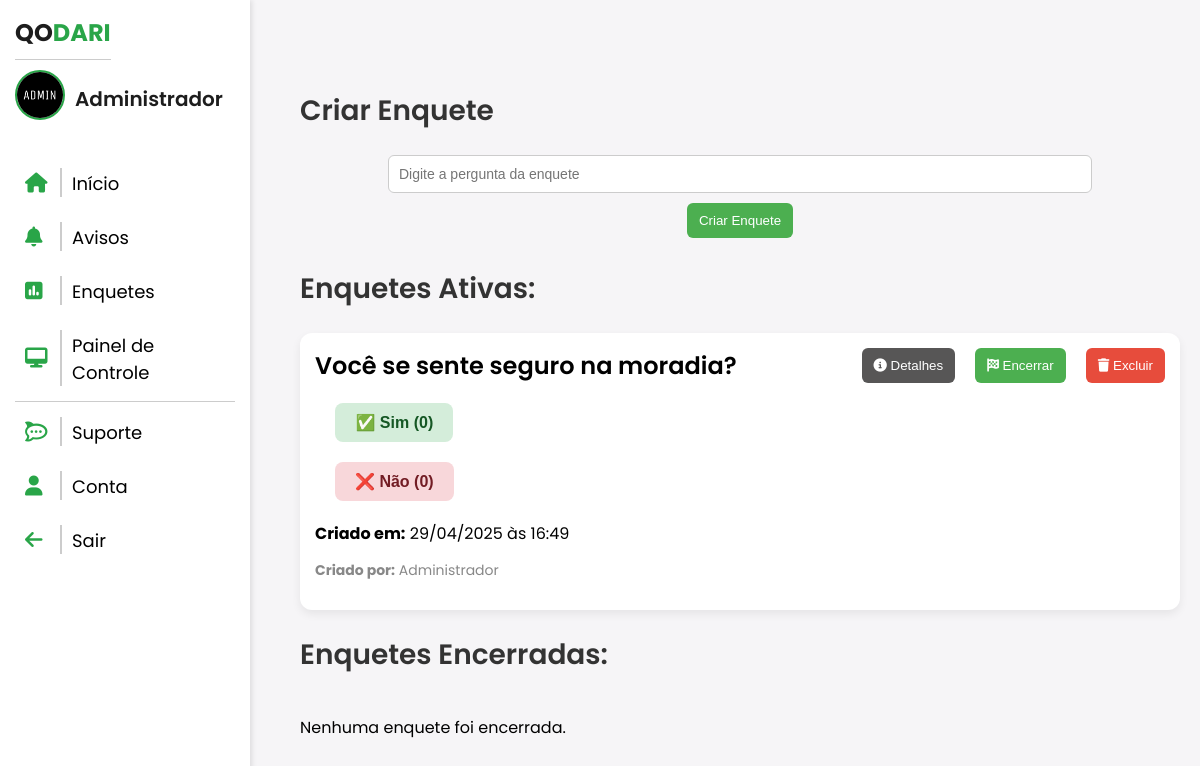
Page /enquetes/ (signed in) on the earlier database version.
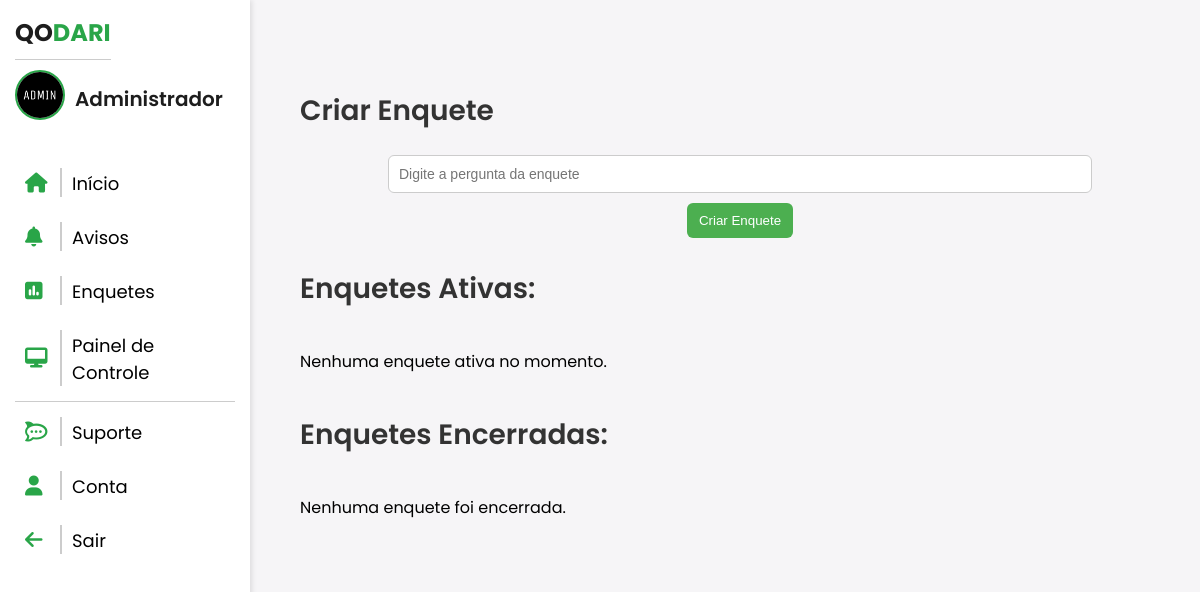
Same page on the later database version.
### AppMoradia/models.py (models this page shows, shortened)
class CustomUser(AbstractUser):
     foto = models.ImageField(
        upload_to='fotos_perfil/',
        blank=True,
        null=True,
        default='fotos_perfil/default.png'
      )
     tipo = (
         ('VISITANTE','Visitante'),
         ('RESIDENTE','Residente'),
         ('SÍNDICO','Síndico'),
         ('COORDENADOR','Coordenador')
     )
     tipo = models.CharField(max_length=100, choices=tipo, default='VISITANTE')
     telefone = models.CharField(
        max_length=11,
        blank=True,
        null=True
    )

class Enquete(models.Model):
    STATUS_CHOICES = [
        ('ATIVA', 'Ativa'),
        ('ENCERRADA', 'Encerrada'),
    ]
    pergunta = models.CharField(max_length=255)
    criado_por = models.ForeignKey(settings.AUTH_USER_MODEL, on_delete=models.CASCADE)
    data_criacao = models.DateTimeField(auto_now_add=True)
    data_encerramento = models.DateTimeField(null=True, blank=True)
    status = models.CharField(max_length=10,choices=STATUS_CHOICES,default='ATIVA')

### AppMoradia/views.py (the view)
# urls.py: path('enquetes/', views.enquetes, name='enquetes'),
@login_required
def enquetes(request):
    enquetes_ativas = Enquete.objects.filter(status='ATIVA').order_by('-data_criacao')
    enquetes_encerradas = Enquete.objects.filter(status='ENCERRADA').order_by('-data_criacao')
    usuario = request.user
    for enquete in enquetes_ativas:
        enquete.votos_sim = enquete.votos.filter(escolha='SIM').count()
        enquete.votos_nao = enquete.votos.filter(escolha='NÇŸO').count()
        enquete.usuarios_sim = enquete.votos.filter(escolha='SIM').select_related('usuario')
        enquete.usuarios_nao = enquete.votos.filter(escolha='NÇŸO').select_related('usuario')
    for enquete in enquetes_encerradas:
        enquete.votos_sim = enquete.votos.filter(escolha='SIM').count()
        enquete.votos_nao = enquete.votos.filter(escolha='NÇŸO').count()
    return render(request, 'enquetes.html', {
        'enquetes_ativas': enquetes_ativas,
        'enquetes_encerradas': enquetes_encerradas,
        'usuario': usuario,
    })

### AppMoradia/templates/enquetes.html (shortened to what this page needs)
{% extends 'sidebar-sistema.html' %}
{% load static %}
    {% block content %}
    <div class="dashboard">
        {% if user.tipo == 'COORDENADOR' or user.tipo == 'SÍNDICO' %}
        <h2 class="dashboard-title">Criar Enquete</h2>
        <div class="form-adicionar-evento">
            <form method="post" action="{% url 'criar_enquete' %}">
                <input type="text" name="pergunta" placeholder="Digite a pergunta da enquete" required class="input-evento">
                <button type="submit" class="btn-adicionar">Criar Enquete</button>
            </form>
        </div>
        {% endif %}
        <h2 class="dashboard-title">Enquetes Ativas:</h2>
        <div class="lista-eventos">
            {% for enquete in enquetes_ativas %}
            <div class="card-evento">
                <div class="header-evento">
                    <h3 class="titulo-evento">{{ enquete.pergunta }}</h3>
                    <div class="div-options">
                        {% if enquete.status == 'ATIVA' and user.tipo == 'COORDENADOR' or user.tipo == 'SÍNDICO' and enquete.criado_por == user %}
                        <button class="btn-detalhes" onclick="abrirModalDetalhes(event, this)" data-id="{{ enquete.id }}"><i class="fa-solid fa-info-circle"></i> Detalhes</button>
                        <form method="post" action="{% url 'encerrar_enquete' enquete.id %}" onsubmit="return confirm('Tem certeza que deseja encerrar esta enquete?');">
                            <button type="submit" class="btn-encerrar"><i class="fa-solid fa-flag-checkered"></i> Encerrar</button>
                        </form>
                        {% endif %}
                        {% if user.tipo == 'COORDENADOR' or user.tipo == 'SÍNDICO' and enquete.criado_por == user %}
                        <form class="form-event" method="post" action="{% url 'excluir_enquete' enquete.id %}" onsubmit="return confirm('Tem certeza que deseja excluir esta enquete?');">
                            <button style="width: 100%;" type="submit" class="btn-deleteEnq"><i class="fa-solid fa-trash"></i> Excluir</button>
                        </form>
                        {% endif %}
                    </div>
                </div>
                <div class="info-evento">
                    <div class="votacao">
                        <form method="post" action="{% url 'votar_enquete' enquete.id %}">
                            <button type="submit" name="escolha" value="SIM" class="btn-voto btn-sim">✅ Sim ({{ enquete.votos_sim }})</button>
                            <button type="submit" name="escolha" value="NÃO" class="btn-voto btn-nao">❌ Não ({{ enquete.votos_nao }})</button>
                        </form>
                    </div>
                    <p><strong>Criado em:</strong> {{ enquete.data_criacao|date:"d/m/Y" }} às {{ enquete.data_criacao|date:"H:i" }}</p>
                </div>
                <p class="autor-evento"><strong>Criado por:</strong> {{ enquete.criado_por.first_name }}</p>
            </div>
            {% empty %}
            <p>Nenhuma enquete ativa no momento.</p>
            {% endfor %}
        </div>
        <h2 class="dashboard-title">Enquetes Encerradas:</h2>
<div class="lista-eventos">
    {% for enquete in enquetes_encerradas %}
    <div class="card-evento encerrada">
        <div class="header-evento">
            <h3 class="titulo-evento">{{ enquete.pergunta }}</h3>
            {% if user.tipo == 'COORDENADOR' or user.tipo == 'SÍNDICO' and enquete.criado_por == user %}
            <div style="display: flex; gap: 20px;">
                        <button class="btn-detalhes" onclick="abrirModalDetalhes(event, this)" data-id="{{ enquete.id }}"><i class="fa-solid fa-info-circle"></i> Detalhes</button>
                        <form class="form-event" method="post" action="{% url 'excluir_enquete' enquete.id %}" onsubmit="return confirm('Tem certeza que deseja excluir esta enquete?');">
                            {% csrf_token %}
                            <button style="width: 100%;" type="submit" class="btn-deleteEnq"><i class="fa-solid fa-trash"></i> Excluir</button>
                        </form>
            </div>
                        {% endif %}
        </div>
        <div class="info-evento">
            <p><strong>Quantidade de votos:</strong><br>
                <span>Sim: </span>({{ enquete.votos_sim }} <span>votos</span>)  <br>
                <span>Não: </span>({{ enquete.votos_nao }} <span>votos</span>)
            </p>
            <p><strong>Criado em:</strong> {{ enquete.data_criacao|date:"d/m/Y" }} às {{ enquete.data_criacao|date:"H:i" }}</p>
            {% if enquete.data_encerramento %}
                <p><strong>Encerrado em:</strong> {{ enquete.data_encerramento|date:"d/m/Y" }} às {{ enquete.data_encerramento|date:"H:i" }}</p>
            {% endif %}
        </div>
        <p class="autor-evento"><strong>Criado por:</strong> {{ enquete.criado_por.first_name }}</p>
    </div>
    {% empty %}
    <p>Nenhuma enquete foi encerrada.</p>
    {% endfor %}
</div>
    </div>
    {% endblock %}

### AppMoradia/templates/sidebar-sistema.html (shortened to what this page needs)
{% load static %}
<!DOCTYPE html>
<html lang="en">
<head>
    <link rel="stylesheet" href="{% static 'css/sistema.css' %}">
    <link rel="stylesheet" href="https://cdnjs.cloudflare.com/ajax/libs/font-awesome/6.5.0/css/all.min.css" />
</head>
<body>
    <div class="sidebar" id="sidebar">
        <div class="title">
            <span class="gray">QO</span><span class="green">DARI</span>
        </div>
        <div class="user-info">
            <a href="{% url 'conta' %}"><img src="{{ usuario.foto.url }}" alt="Foto do usuário" class="user-photo"></a>
            <span class="user-name">{{ usuario.first_name }}</span>
        </div>
        <ul>
            <li><a href="{% url 'sistema' %}"><i class="fa-solid fa-house"></i><span class="menu-text">Início</span></a></li>
            <li><a href="{% url 'avisos' %}"><i class="fa-solid fa-bell"></i><span class="menu-text">Avisos</span></a></li>
            <li><a href="{% url 'enquetes' %}"><i class="fa-solid fa-square-poll-vertical"></i><span class="menu-text">Enquetes</span></a></li>
            {% if user.tipo == 'COORDENADOR' %}
            <li><a href="{% url 'painel-controle' %}"><i class="fa-solid fa-desktop"></i><span class="menu-text">Painel de Controle</span></a></li>
            {% endif %}
        <div class="options">
            <li><a href="{% url 'suporte' %}"><i class="fa-brands fa-rocketchat"></i><span class="menu-text">Suporte</span></a></li>
            <li><a href="{% url 'conta' %}"><i class="fa-solid fa-user"></i><span class="menu-text">Conta</span></a></li>
            <li>
                <a class="btn-sair" href="#" onclick="document.getElementById('logout-form').submit();"><i class="fa-solid fa-arrow-left"></i><span class="menu-text">Sair</span></a>
            </li>
           </div>
        </ul>
    </div>
    <div class="main-content">
        {% block content %}
        {% endblock %}
    </div>
</body>
</html>

### AppMoradia/static/css/sistema.css (style rules this page uses)
* { box-sizing: border-box; }
html, body { width: 100%; overflow-x: hidden; }
body { background: #f6f5f7; font-family: 'Poppins', sans-serif; margin: 0; }
.gray { user-select: none; font-weight: bold; color: #1d1d1d; text-align: center; font-size: 24px; margin-bottom: 20px; border-bottom: 1px solid #ccc; padding-bottom: 10px; }
.green { user-select: none; font-weight: bold; color: #29a548; text-align: center; font-size: 24px; margin-bottom: 20px; border-bottom: 1px solid #ccc; padding-bottom: 10px; }
.sidebar { position: fixed; width: 250px; height: 100vh; background-color: #fff; padding: 15px; box-shadow: 2px 0 5px rgba(0, 0, 0, 0.1); transition: transform 0.3s ease-in-out; transform: translateX(0); z-index: 1000; display: flex; flex-direction: column; }
.options { border-top: 1px solid #ccc; }
.btn-sair { color: black; }
.sidebar ul { list-style-type: none; padding: 0; color: black; }
.sidebar ul li { margin: 5px 0; cursor: pointer; }
.sidebar ul li a { text-decoration: none; font-size: 18px; display: flex; align-items: center; padding: 10px; border-radius: 8px; transition: background-color 0.3s; color: black; }
.sidebar ul li a i { font-size: 20px; color: #29a548; width: 20px; height: 20px; margin-right: 5px; }
.sidebar ul li a .menu-text { margin-left: 10px; border-left: 2px solid #ccc; padding-left: 10px; padding-top: 2px; }
.user-info { user-select: none; display: flex; align-items: center; gap: 10px; padding: 10px 0; margin-top: 10px; }
.user-photo { width: 50px; height: 50px; border-radius: 50%; object-fit: cover; border: 2px solid #29a548; }
.user-name { font-weight: 600; color: #1d1d1d; font-size: 20px; }
.main-content { margin-left: 280px; padding: 20px; min-height: 100vh; background: #f6f5f7; }
.dashboard { margin-top: 70px; }
.dashboard-title { user-select: none; font-size: 28px; color: #333; font-weight: 600; text-align: left; }
form { display: flex; flex-direction: column; align-items: center; }
.form-adicionar-evento { margin-bottom: 30px; text-align: center; }
.input-evento, .textarea-evento { width: 80%; padding: 10px; margin-bottom: 10px; border: 1px solid #ccc; border-radius: 6px; font-size: 14px; }
.btn-adicionar { padding: 10px 12px; background-color: #4CAF50; color: white; border: none; border-radius: 6px; cursor: pointer; transition: background-color 0.3s; }
.lista-eventos { user-select: none; display: flex; flex-direction: column; gap: 20px; }

Differences in the rows shown:
removed Enquete: pergunta "Você se sente seguro na moradia?", votos_sim "0", votos_nao "0", data_criacao "29/04/2025", data_criacao "16:49", criado_por.first_name "Administrador"
Other differences:
text now shown: "Nenhuma enquete ativa no momento."
